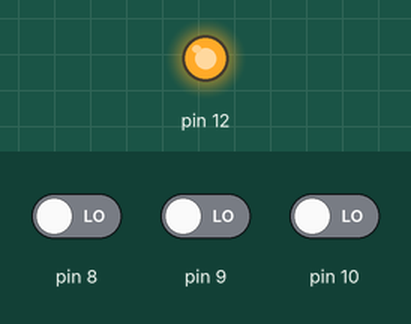
The sketch below on a simulated Arduino Uno, built with avr-gcc and run on an emulated ATmega328P. On the bench: output pins drawn as LEDs (lit = HIGH). The inputs (shaded band) are chosen by the test bench; at power-on: pin 9 LOW, pin 8 LOW, pin 10 LOW.

Above: at 6.8 s.
6.9 s: pin 9 driven HIGH
At 9.7 s:
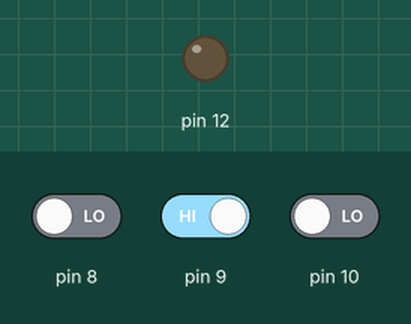
10.8 s: pin 9 driven LOW
At 13.2 s:
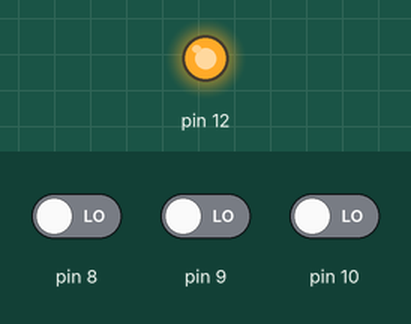
Timing chart, 0 to 14.7 s (numbered marks = the images above; inputs shaded):
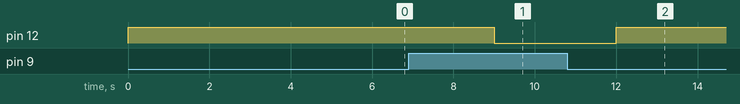

Measured:
- after the input at 6.9 s, pin 12: HIGH → LOW after 2.1 s
- after the input at 10.8 s, pin 12: LOW → HIGH after 1.2 s

The sketch:

PRACTICA_16.ino
```cpp
// C++ code
//
int A = 0;

int B = 0;

int C = 0;

void setup()
{
  pinMode(10, INPUT);
  pinMode(9, INPUT);
  pinMode(8, INPUT);
  pinMode(12, OUTPUT);
}

void loop()
{
  A = digitalRead(10);
  B = digitalRead(9);
  C = digitalRead(8);
  if ((!(A < LOW)) && (B < HIGH && (!(C < LOW)))) {
    digitalWrite(12, HIGH);
    delay(3000); // Wait for 3000 millisecond(s)
  } else {
    if (A < LOW && (B < HIGH && (!(C < LOW)))) {
      digitalWrite(12, HIGH);
      delay(3000); // Wait for 3000 millisecond(s)
    } else {
      if (A < LOW && (B < HIGH && C < LOW)) {
        digitalWrite(12, HIGH);
        delay(3000); // Wait for 3000 millisecond(s)
      } else {
        digitalWrite(12, LOW);
        delay(3000); // Wait for 3000 millisecond(s)
      }
    }
  }
}
```
